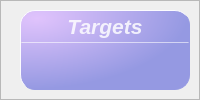
                 <widget class="QFrame" name="frame_7">
                  <property name="frameShape">
                   <enum>QFrame::StyledPanel</enum>
                  </property>
                  <property name="frameShadow">
                   <enum>QFrame::Raised</enum>
                  </property>
                  <layout class="QHBoxLayout" name="horizontalLayout_23">
                   <property name="spacing">
                    <number>6</number>
                   </property>
                   <property name="leftMargin">
                    <number>0</number>
                   </property>
                   <property name="topMargin">
                    <number>9</number>
                   </property>
                   <property name="rightMargin">
                    <number>9</number>
                   </property>
                   <property name="bottomMargin">
                    <number>9</number>
                   </property>
                   <item>
                    <widget class="QLabel" name="targetLabel">
                     <property name="maximumSize">
                      <size>
                       <width>80</width>
                       <height>80</height>
                      </size>
                     </property>
                     <property name="text">
                      <string/>
                     </property>
                     <property name="pixmap">
                      <pixmap resource="YOLOSHOWUI.qrc">:/statusbar/images/newsize/targetBar.png</pixmap>
                     </property>
                     <property name="alignment">
                      <set>Qt::AlignCenter</set>
                     </property>
                    </widget>
                   </item>
                   <item>
                    <widget class="QFrame" name="Target_QF">
                     <property name="minimumSize">
                      <size>
                       <width>170</width>
                       <height>80</height>
                      </size>
                     </property>
                     <property name="maximumSize">
                      <size>
                       <width>170</width>
                       <height>80</height>
                      </size>
                     </property>
                     <property name="toolTipDuration">
                      <number>0</number>
                     </property>
                     <property name="styleSheet">
                      <string notr="true">QFrame#Target_QF{
color: rgb(255, 255, 255);
border-radius: 15px;
background-color: qradialgradient(cx:0, cy:0, radius:1, fx:0.1, fy:0.1, stop:0 #E0C3FC,  stop:1  #9599E2);
border: 1px outset #9599E2;
}
</string>
                     </property>
                     <property name="frameShape">
                      <enum>QFrame::StyledPanel</enum>
                     </property>
                     <property name="frameShadow">
                      <enum>QFrame::Raised</enum>
                     </property>
                     <layout class="QVBoxLayout" name="verticalLayout_9" stretch="0,2,1">
                      <property name="spacing">
                       <number>0</number>
                      </property>
                      <property name="leftMargin">
                       <number>0</number>
                      </property>
                      <property name="topMargin">
                       <number>0</number>
                      </property>
                      <property name="rightMargin">
                       <number>0</number>
                      </property>
                      <property name="bottomMargin">
                       <number>0</number>
                      </property>
                      <item>
                       <widget class="QFrame" name="Target_top">
                        <property name="styleSheet">
                         <string notr="true">border:none</string>
                        </property>
                        <property name="frameShape">
                         <enum>QFrame::StyledPanel</enum>
                        </property>
                        <property name="frameShadow">
                         <enum>QFrame::Raised</enum>
                        </property>
                        <layout class="QHBoxLayout" name="horizontalLayout_12">
                         <property name="spacing">
                          <number>0</number>
                         </property>
                         <property name="leftMargin">
                          <number>0</number>
                         </property>
                         <property name="topMargin">
                          <number>3</number>
                         </property>
                         <property name="rightMargin">
                          <number>0</number>
                         </property>
                         <property name="bottomMargin">
                          <number>3</number>
                         </property>
                         <item>
                          <widget class="QLabel" name="label_6">
                           <property name="maximumSize">
                            <size>
                             <width>16777215</width>
                             <height>30</height>
                            </size>
                           </property>
                           <property name="font">
                            <font>
                             <family>Segoe UI</family>
                             <pointsize>16</pointsize>
                             <italic>true</italic>
                             <bold>true</bold>
                            </font>
                           </property>
                           <property name="styleSheet">
                            <string notr="true">color: rgba(255, 255,255, 210);
text-align:center;
font: 700 italic 16pt &quot;Segoe UI&quot;;</string>
                           </property>
                           <property name="text">
                            <string>Targets</string>
                           </property>
                           <property name="alignment">
                            <set>Qt::AlignCenter</set>
                           </property>
                           <property name="indent">
                            <number>0</number>
                           </property>
                          </widget>
                         </item>
                        </layout>
                       </widget>
                      </item>
                      <item>
                       <widget class="Line" name="line_3">
                        <property name="maximumSize">
                         <size>
                          <width>16777215</width>
                          <height>1</height>
                         </size>
                        </property>
                        <property name="styleSheet">
                         <string notr="true">background-color: rgba(255, 255, 255, 89);</string>
                        </property>
                        <property name="orientation">
                         <enum>Qt::Horizontal</enum>
                        </property>
                       </widget>
                      </item>
                      <item>
                       <widget class="QFrame" name="Target_bottom">
                        <property name="styleSheet">
                         <string notr="true">border:none</string>
                        </property>
                        <property name="frameShape">
                         <enum>QFrame::StyledPanel</enum>
                        </property>
                        <property name="frameShadow">
                         <enum>QFrame::Raised</enum>
                        </property>
                        <layout class="QVBoxLayout" name="verticalLayout_10">
                         <property name="spacing">
                          <number>0</number>
                         </property>
                         <property name="leftMargin">
                          <number>0</number>
                         </property>
                         <property name="topMargin">
                          <number>6</number>
                         </property>
                         <property name="rightMargin">
                          <number>0</number>
                         </property>
                         <property name="bottomMargin">
                          <number>6</number>
                         </property>
                         <item alignment="Qt::AlignTop">
                          <widget class="QLabel" name="Target_num">
                           <property name="minimumSize">
                            <size>
                             <width>0</width>
                             <height>30</height>
                            </size>
                           </property>
                           <property name="maximumSize">
                            <size>
                             <width>16777215</width>
                             <height>30</height>
                            </size>
                           </property>
                           <property name="font">
                            <font>
                             <family>Microsoft YaHei UI</family>
                             <pointsize>17</pointsize>
                             <italic>false</italic>
                             <bold>false</bold>
                             <underline>false</underline>
                            </font>
                           </property>
                           <property name="styleSheet">
                            <string notr="true">color: rgb(255, 255, 255);
font: 17pt &quot;Microsoft YaHei UI&quot;;</string>
                           </property>
                           <property name="text">
                            <string/>
                           </property>
                           <property name="alignment">
                            <set>Qt::AlignCenter</set>
                           </property>
                          </widget>
                         </item>
                        </layout>
                       </widget>
                      </item>
                     </layout>
                    </widget>
                   </item>
                  </layout>
                 </widget>
